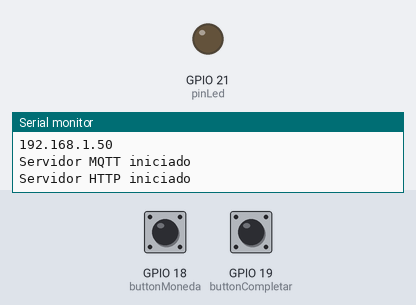
Recording of a sketch running on a simulated ESP32. Shown: output pins drawn as LEDs (lit = HIGH), the last lines printed to the serial monitor. The inputs (shaded band) are chosen by the test bench; at power-on: GPIO 18 (buttonMoneda) HIGH, GPIO 19 (buttonCompletar) HIGH. WiFi joins after 1.5 s; servers stay silent unless stated; no MQTT or app messages arrive unless stated.

Above: at 3.2 s.
3.3 s: GPIO 18 (buttonMoneda) pulled LOW for 1 s
At 4.0 s:
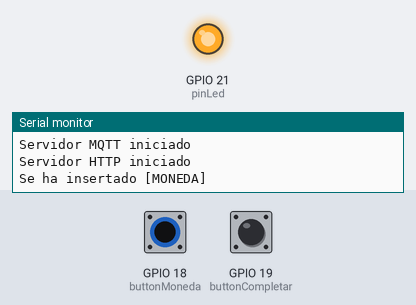
5.8 s: GPIO 19 (buttonCompletar) pulled LOW for 1 s
At 6.3 s:
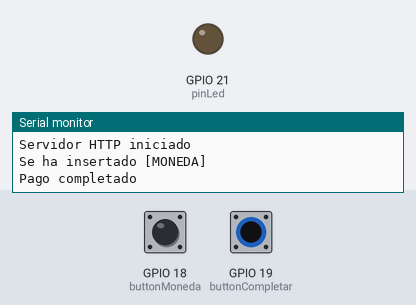
8.3 s: GPIO 18 (buttonMoneda) pulled LOW for 3.2 s
At 9.7 s:
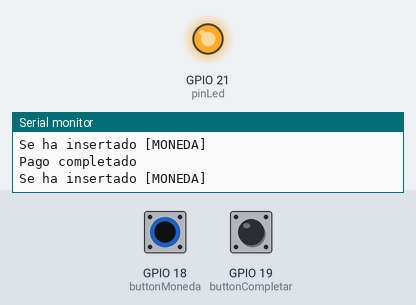
13.0 s: GPIO 19 (buttonCompletar) pulled LOW for 3.2 s
At 13.9 s:
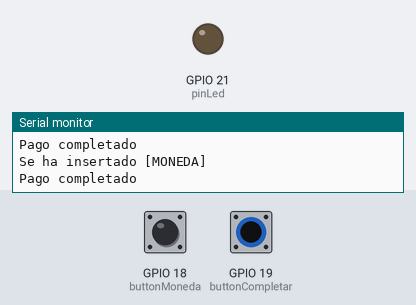
Timing chart, 0 to 16.0 s (numbered marks = the images above; inputs shaded):
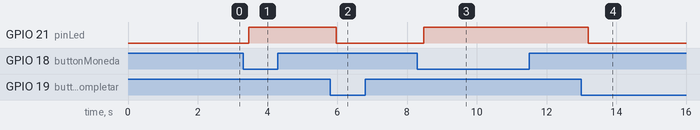

The sketch:

SERVIDOR.ino
```cpp
#include <WiFi.h>
#include <WebServer.h>
#include <PubSubClient.h>

#define pinLed 21
#define pinEstado 5
#define buttonMoneda 18
#define buttonCompletar 19

int buttonState1 = LOW;
int lastButtonState1 = LOW;

int buttonState2 = LOW;
int lastButtonState2 = LOW;

bool monedaInsertada = false;

unsigned long lastDebounceTime1 = 0;
unsigned long lastDebounceTime2 = 0;

const char* ssid = "IZZI-90C0";
const char* password = "5095512890C0";

const char* serverIP = "192.168.0.13"; // Dirección IP del servidor
const int serverPort = 80; // Puerto del servidor

const char* fail = "FAIL";
const char* ok = "OK";

const char* serverBroker = "broker.emqx.io";
int port = 1883;

WiFiClient wifiClient;
WebServer server(80);

PubSubClient mqttClient(wifiClient);

void reconnect() {
  while (!mqttClient.connected()) {
    if (mqttClient.connect("ESPServer"))
      mqttClient.subscribe("detergentes");
  }
}

bool estadoMaquina() {
  bool estado;

  Serial.println(digitalRead(pinEstado));

  ((digitalRead(pinEstado)) == HIGH) ? estado = true : estado = false;

  return estado;
}

void sendRequestGET() {
  WiFiClient client;
  if (client.connect(serverIP, serverPort)) {
    Serial.println("Conexión establecida con el servidor");
    bool estado = estadoMaquina();
    if (estado) {
      // Enviar una solicitud GET al servidor para escribir en el archivo
      String request = String("GET /machine_vending/admin/escribir_archivo.php?data=" + String(ok) + " HTTP/1.1\r\n") +
                       "Host: " + String(serverIP) + "\r\n\r\n";
      client.print(request);
    } else {
      // Enviar una solicitud GET al servidor para escribir en el archivo
      String request = String("GET /machine_vending/admin/escribir_archivo.php?data=" + String(fail) + " HTTP/1.1\r\n") +
                       "Host: " + String(serverIP) + "\r\n\r\n";
      client.print(request);
    }
    // Esperar la respuesta del servidor
    while (client.connected()) {
      if (client.available()) {
        String response = client.readStringUntil('\r');
        Serial.println(response);
      }
    }
  }
}

void handleVerificarEstado() {
  String message = server.arg("ADMIN"); // Obtén el valor del parámetro "mensaje" enviado en la solicitud POST
  Serial.print("Estado de Maquina");
  sendRequestGET();

  server.sendHeader("Access-Control-Allow-Origin", "*"); // Permite solicitudes desde cualquier origen
  server.send(200, "text/plain", "OK"); // Responde con un mensaje de "OK" al cliente
}

void handleCloro() {
  String message = server.arg("VENTA"); // Obtén el valor del parámetro "mensaje" enviado en la solicitud POST
  Serial.print("Estado de Maquina: ");
  Serial.println(message);
  server.sendHeader("Access-Control-Allow-Origin", "*"); // Permite solicitudes desde cualquier origen
  server.send(200, "text/plain", "OK"); // Responde con un mensaje de "OK" al cliente
  mqttClient.publish("detergentes","cloro");
}

void handleNotFound() {
  server.send(404, "text/plain", "404 Not Found");
}

void setup() {
  Serial.begin(115200);
  pinMode(pinLed, OUTPUT);

  pinMode(pinEstado, INPUT);
  pinMode( buttonMoneda, INPUT_PULLUP);
  pinMode( buttonCompletar, INPUT_PULLUP);

  WiFi.begin(ssid, password);

  while (WiFi.status() != WL_CONNECTED) {
    delay(1000);
    Serial.println("Conectando a WiFi...");
  }

  Serial.println("Conexión WiFi establecida");
  Serial.println(WiFi.localIP());

  mqttClient.setServer(serverBroker, port);
  Serial.println("Servidor MQTT iniciado");

  server.on("/verificarEstado", HTTP_POST, handleVerificarEstado);
  server.on("/cloroCompra", HTTP_POST, handleCloro);
  server.onNotFound(handleNotFound);

  server.begin();
  Serial.println("Servidor HTTP iniciado");

}

void loop() {
  int reading1 = digitalRead(buttonMoneda);
  int reading2 = digitalRead(buttonCompletar);

  server.handleClient();

  if (!mqttClient.connected()) {
    reconnect();
  }
  mqttClient.loop();

  if (reading1 != lastButtonState1) {
    lastDebounceTime1 = millis();
  }

  if (reading2 != lastButtonState2) {
    lastDebounceTime2 = millis();
  }

  if ((millis() - lastDebounceTime1) > 50) {
    if (reading1 != buttonState1) {
      buttonState1 = reading1;

      if (buttonState1 == LOW && monedaInsertada==false) {
        digitalWrite(pinLed, HIGH);
        monedaInsertada=true;
        Serial.println("Se ha insertado [MONEDA]");
      }
    }
  }

  if ((millis() - lastDebounceTime2) > 50) {
    if (reading2 != buttonState2) {
      buttonState2 = reading2;

      if (buttonState2 == LOW && monedaInsertada==true ) {
        digitalWrite(pinLed, LOW);
        monedaInsertada=false;
        mqttClient.publish("detergentes","cloro");
        Serial.println("Pago completado");
        Serial.println();
      }
    }
  }

  lastButtonState1 = reading1;
  lastButtonState2 = reading2;

  delay(100);

}
```

Measured:
- after the input at 3.3 s, GPIO 21 (pinLed): LOW → HIGH after 0.16 s
- after the input at 5.8 s, GPIO 21 (pinLed): HIGH → LOW after 0.17 s
- after the input at 8.3 s, GPIO 21 (pinLed): LOW → HIGH after 0.18 s
- after the input at 13.0 s, GPIO 21 (pinLed): HIGH → LOW after 0.20 s
